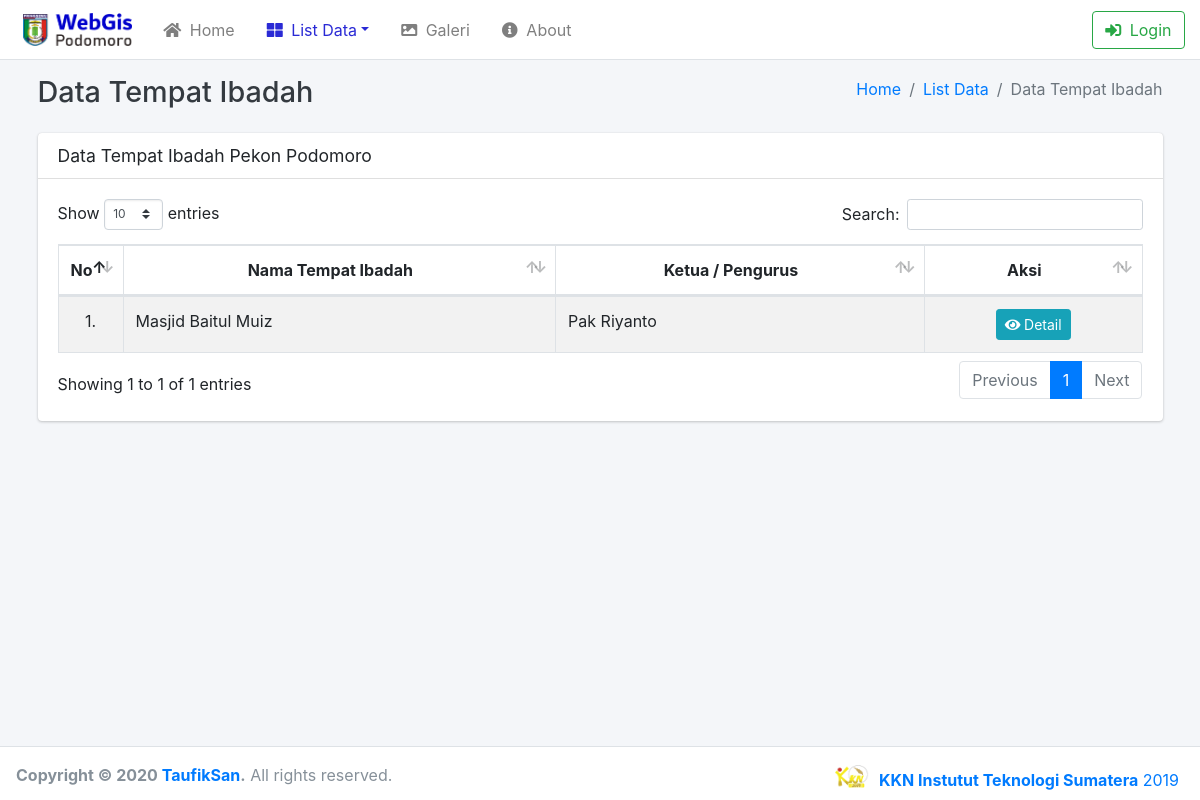
/index.php/manajemen_tempat_ibadah/data_publik, run on an earlier commit of the app's database.
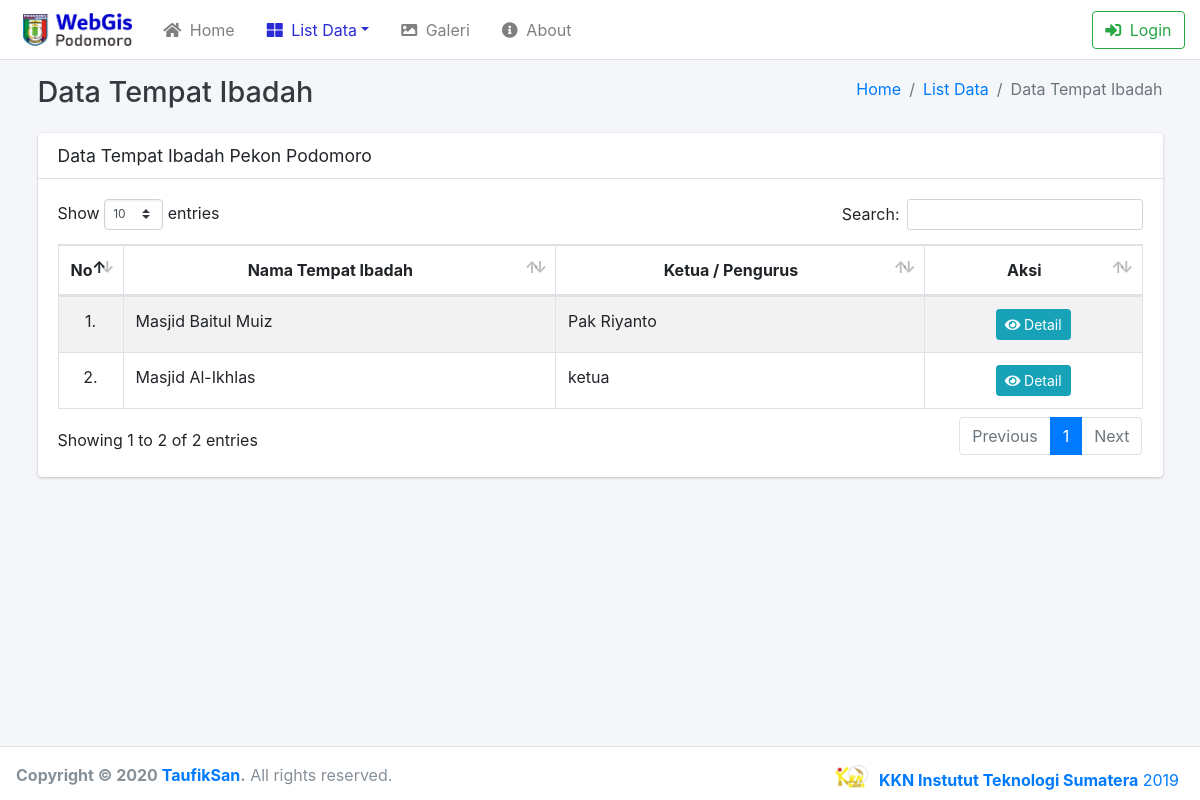
And on a later commit of the database.
### tables this page shows
CREATE TABLE `ibadah` (
  `id_ibadah` int(11) NOT NULL,
  `nama_bangunan` varchar(50) NOT NULL,
  `ketua` varchar(100) NOT NULL,
  `latitude` varchar(50) NOT NULL,
  `longtitude` varchar(50) NOT NULL,
  `foto` varchar(100) NOT NULL,
  `author` int(11) NOT NULL,
  `takmir` varchar(100) NOT NULL,
  `sekretaris` varchar(100) NOT NULL,
  `bendahara` varchar(100) NOT NULL,
  `humas` varchar(100) NOT NULL,
  `seksi_phbi` varchar(100) NOT NULL,
  `seksi_pendidikan` varchar(100) NOT NULL,
  `seksi_sarpras` varchar(100) NOT NULL,
  `seksi_pembangunan` varchar(100) NOT NULL,
  `alamat` text NOT NULL,
  `luas_tanah` varchar(20) NOT NULL,
  `status_tanah` varchar(20) NOT NULL,
  `luas_bangunan` int(20) DEFAULT NULL,
  `tahun_berdiri` int(10) DEFAULT NULL,
  `waktu_input` timestamp NOT NULL DEFAULT CURRENT_TIMESTAMP ON UPDATE CURRENT_TIMESTAMP
);

### application/controllers/Manajemen_tempat_ibadah.php (called while the page is built, shortened)
<?php
class Manajemen_tempat_ibadah extends CI_Controller {
	public function data_publik()
	{
		$isi['menu'] = "menu_publik";
		$isi['konten'] = "konten_data_tempat_ibadah";
		$isi['title'] = "Data Tempat Ibadah | Pekon Podomoro";
		$isi['judul'] = "Data Tempat Ibadah";
		$isi['daftar_ibadah'] = $this->Model_data->daftar_ibadah();
		$this->load->view('tampilan_publik_nomap', $isi);
	}
}

### index.php (called while the page is built, shortened)
<?php
require_once BASEPATH.'core/CodeIgniter.php';

### application/models/Model_data.php (called while the page is built, shortened)
<?php
class Model_data extends CI_model {
	public function daftar_ibadah()
	{
		$data = $this->db->query("SELECT * FROM ibadah");
		return $data;
	}
}

### application/views/konten_data_tempat_ibadah.php (the view, shortened to what this page needs)
<div class="content-wrapper">
	<div class="content-header">
		<div class="container">
			<div class="row mb-2">
				<div class="col-sm-6">
					<h1 class="m-0 text-dark"> <?= $judul; ?></h1>
				</div>
				<div class="col-sm-6">
					<ol class="breadcrumb float-sm-right">
						<li class="breadcrumb-item"><a href="<?= base_url(); ?>">Home</a></li>
						<li class="breadcrumb-item active"><a href="#">List Data</a></li>
						<li class="breadcrumb-item active"><?= $judul; ?></li>
					</ol>
				</div>
			</div>
		</div>
	</div>
	<div class="content">
		<div class="container">
			<div class="row">
				<div class="col-lg-12">
					<div class="card">
						<div class="card-header">
							<h3 class="card-title">Data Tempat Ibadah Pekon Podomoro</h3>
						</div>
						<div class="card-body">
							<table id="ibadah" class="table table-bordered table-striped">
								<thead>
								<tr>
									<th style="text-align: center" width="5%">No</th>
									<th style="text-align: center">Nama Tempat Ibadah</th>
									<th style="text-align: center">Ketua / Pengurus</th>
									<th style="text-align: center" width="20%">Aksi</th>
								</tr>
								</thead>
								<tbody>
								<tr>
									<?php
										$no = 1;
										foreach ($daftar_ibadah->result() as $row ) {
									?>
									<td style="text-align: center"><?= $no++; ?>.</td>
									<td><?= $row->nama_bangunan; ?></td>
									<td><?= $row->ketua; ?></td>
									<td style="text-align: center">
										<a  href="<?php echo base_url();?>gis_tempat_ibadah/detail_publik/<?= $row->id_ibadah; ?>" class="btn btn-info btn-sm" target="_blank">
										<i class="fas fa-eye">&nbsp</i>Detail
										</a>
									</td>
								</tr>
								<?php }?>
								</tbody>
							</table>
						</div>
					</div>
				</div>
			</div>
		</div>
	</div>
</div>
<footer class="main-footer">
	<strong>Copyright &copy; <?php echo date("Y");?> <a href="https://taufik17.github.io/" target="_blank">TaufikSan</a>.</strong> All rights reserved.
	<div class="float-right d-none d-sm-inline-block">
		<div class="user-panel d-flex">
			<div class="image">
				<img src="<?= base_url(); ?>assets/dist/img/Logo.png" alt="User Image">
			</div>
			<div class="info">
				<a href="https://kkn.itera.ac.id/" target="_blank" class="d-block"><b>KKN Instutut Teknologi Sumatera</b> 2019</a>
			</div>
		</div>
	</div>
</footer>
</div>
</body>
</html>

What changed in the data, as far as the page shows it:
added ibadah: nama_bangunan "Masjid Al-Ikhlas", ketua "ketua"
Also different on the page:
text written by a page script: "Show entries Search: Showing 1 to 1 of 1 entries Previous 1 Next" → "Show entries Search: Showing 1 to 2 of 2 entries Previous 1 Next"
